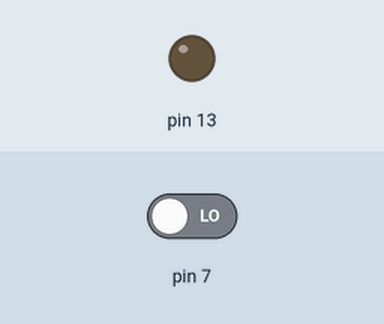
Simulated run of this sketch. Board: Arduino Uno, built with avr-gcc and run on an emulated ATmega328P. Shown: output pins drawn as LEDs (lit = HIGH). The test bench sets the inputs (shaded band); at power-on: pin 7 LOW. What the sketch prints to the serial monitor is not drawn.

Above: at 1.2 s.
1.3 s: pin 7 driven HIGH
At 2.2 s:
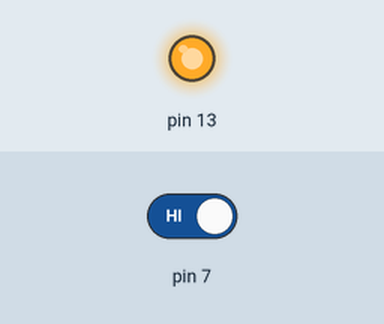
2.8 s: pin 7 driven LOW
At 3.4 s:
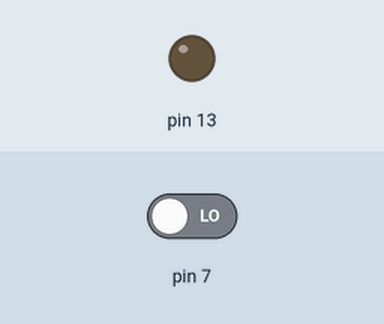
Timing chart, 0 to 5.8 s (numbered marks = the images above; inputs shaded):
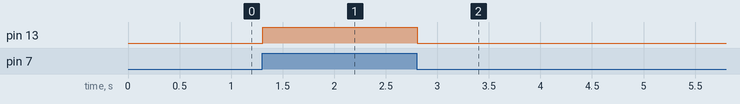

Measured:
- after the input at 1.3 s, pin 13: LOW → HIGH at once
- after the input at 2.8 s, pin 13: HIGH → LOW at once

The sketch:

sketch_feb10a.ino
```cpp
void setup(){
	pinMode(7,INPUT);
  Serial.begin(9600);
  pinMode(13,OUTPUT);
}

void loop(){
	int value = digitalRead(7);//1
  Serial.println(value);

  if(value==1){
    digitalWrite(13,HIGH);
  }else{
    digitalWrite(13,LOW);
  }
}

// Serial Monitor

// Light : 0
// No : 1
```
